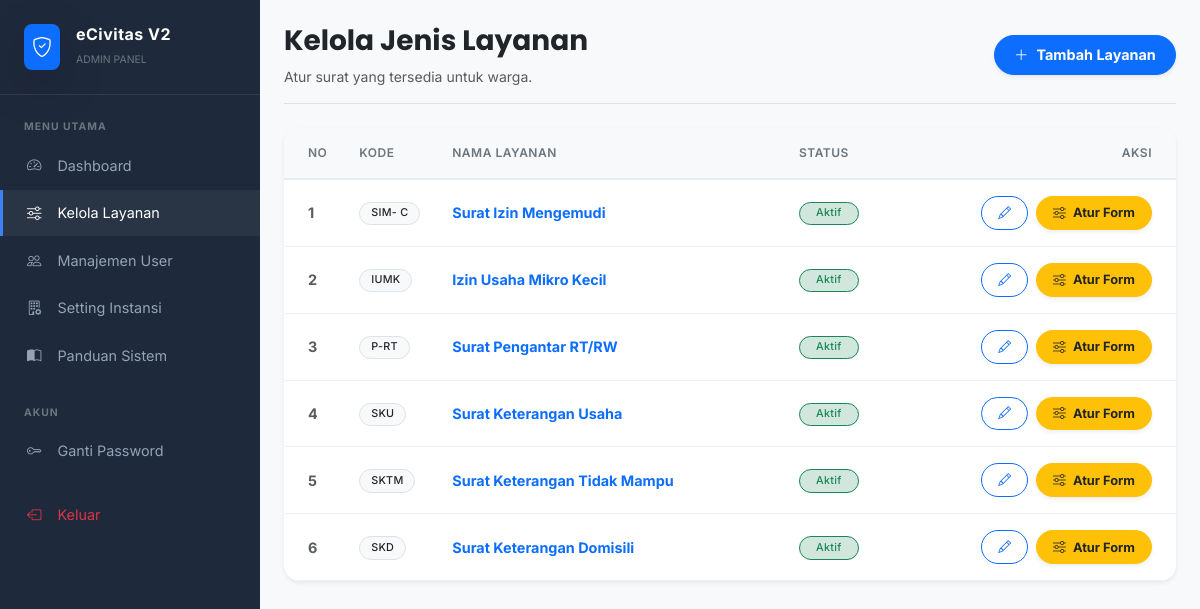
Screenshot of /views/admin/master_dokumen.php (signed in) with the database file from the repository.
### tables this page shows
CREATE TABLE `m_jenis_dokumen` (
  `id` int NOT NULL,
  `kode_surat` varchar(10) NOT NULL,
  `nama_dokumen` varchar(100) NOT NULL,
  `deskripsi` text,
  `is_active` tinyint(1) DEFAULT '1'
);

### views/admin/master_dokumen.php (the view, shortened to what this page needs)
<?php
require_once '../../config/app.php';
$stmt = $pdo->query("SELECT * FROM m_jenis_dokumen ORDER BY id DESC");
$dokumen = $stmt->fetchAll();
$extraCss = '<link rel="stylesheet" href="https://cdn.datatables.net/1.13.6/css/dataTables.bootstrap5.min.css">';
require_once '../../includes/header.php';
?>
<div class="d-flex">
    <?php require_once '../../includes/sidebar.php'; ?>
    <div class="flex-grow-1 p-4" style="height: 100vh; overflow-y: auto;">
        <div class="d-flex justify-content-between align-items-center mb-4 border-bottom pb-3">
            <div>
                <h3 class="fw-bold text-dark">Kelola Jenis Layanan</h3>
                <p class="text-muted mb-0 small">Atur surat yang tersedia untuk warga.</p>
            </div>
            <a href="form_dokumen.php" class="btn btn-primary rounded-pill shadow-sm fw-bold">
                <i class="bi bi-plus-lg me-2"></i>Tambah Layanan
            </a>
        </div>
        <div class="card border-0 shadow-sm rounded-4 overflow-hidden">
            <div class="card-body p-0">
                <div class="table-responsive">
                    <table class="table table-hover align-middle mb-0">
                        <thead class="bg-light">
                            <tr>
                                <th class="ps-4 py-3" width="5%">No</th>
                                <th width="10%">Kode</th>
                                <th width="40%">Nama Layanan</th>
                                <th width="15%">Status</th>
                                <th width="30%" class="text-end pe-4">Aksi</th>
                            </tr>
                        </thead>
                        <tbody>
                            <?php $no=1; foreach($dokumen as $row): ?>
                            <tr>
                                <td class="ps-4 text-muted small fw-bold"><?= $no++ ?></td>
                                <td><span class="badge bg-light text-dark border"><?= $row['kode_surat'] ?></span></td>
                                <td class="fw-bold text-primary"><?= $row['nama_dokumen'] ?></td>
                                <td>
                                    <?php if($row['is_active']): ?>
                                        <span class="badge bg-success-subtle text-success border border-success px-3">Aktif</span>
                                    <?php else: ?>
                                        <span class="badge bg-secondary-subtle text-secondary border border-secondary px-3">Non-Aktif</span>
                                    <?php endif; ?>
                                </td>
                                <td class="text-end pe-4">
                                    <a href="form_dokumen.php?id=<?= $row['id'] ?>" class="btn btn-sm btn-outline-primary me-1" title="Edit Info">
                                        <i class="bi bi-pencil"></i>
                                    </a>
                                    <a href="setting_form.php?id=<?= $row['id'] ?>" class="btn btn-sm btn-warning text-dark fw-bold shadow-sm" title="Atur Template Form">
                                        <i class="bi bi-sliders me-1"></i> Atur Form
                                    </a>
                                </td>
                            </tr>
                            <?php endforeach; ?>
                        </tbody>
                    </table>
                </div>
            </div>
        </div>
    </div>
</div>
<?php require_once '../../includes/footer.php'; ?>

### assets/css/main.css (style rules this page uses)
:root { --primary-color: #0d6efd; --primary-hover: #0b5ed7; --bg-body: #f8f9fa; --text-main: #212529; --card-radius: 16px; }
body { font-family: "Inter", sans-serif; background-color: var(--bg-body); color: var(--text-main); -webkit-font-smoothing: antialiased; }
h1, h2, h3, h4, h5, .navbar-brand { font-family: "Poppins", sans-serif; }
.card { border: none; border-radius: var(--card-radius); box-shadow: 0 4px 20px rgba(0, 0, 0, 0.03); transition: transform 0.2s ease, box-shadow 0.2s ease; background: #fff; overflow: hidden; }
.card-body { padding: 1.5rem; }
.btn { border-radius: 50px; padding: 0.5rem 1.2rem; font-weight: 500; font-size: 0.9rem; transition: all 0.2s; }
.btn-sm { padding: 0.4rem 1rem; font-size: 0.8rem; }
.btn-primary { background-color: var(--primary-color); border-color: var(--primary-color); box-shadow: 0 4px 6px rgba(13, 110, 253, 0.2); }
.table-responsive { border-radius: var(--card-radius); }
.table thead th { background-color: #f8f9fa; color: #6c757d; font-weight: 600; text-transform: uppercase; font-size: 0.75rem; letter-spacing: 0.5px; padding: 1rem; border-bottom: 2px solid #e9ecef; }
.table tbody td { padding: 1rem; vertical-align: middle; font-size: 0.9rem; border-bottom: 1px solid #f0f0f0; }
.badge { padding: 0.5em 1em; font-weight: 500; letter-spacing: 0.3px; border-radius: 30px; }

### rows the page displays
m_jenis_dokumen: kode_surat "SIM- C", nama_dokumen "Surat Izin Mengemudi", is_active "Aktif"
m_jenis_dokumen: kode_surat "IUMK", nama_dokumen "Izin Usaha Mikro Kecil", is_active "Aktif"
m_jenis_dokumen: kode_surat "P-RT", nama_dokumen "Surat Pengantar RT/RW", is_active "Aktif"
m_jenis_dokumen: kode_surat "SKU", nama_dokumen "Surat Keterangan Usaha", is_active "Aktif"
m_jenis_dokumen: kode_surat "SKTM", nama_dokumen "Surat Keterangan Tidak Mampu", is_active "Aktif"
m_jenis_dokumen: kode_surat "SKD", nama_dokumen "Surat Keterangan Domisili", is_active "Aktif"

### other values shown
$role "ADMIN"
